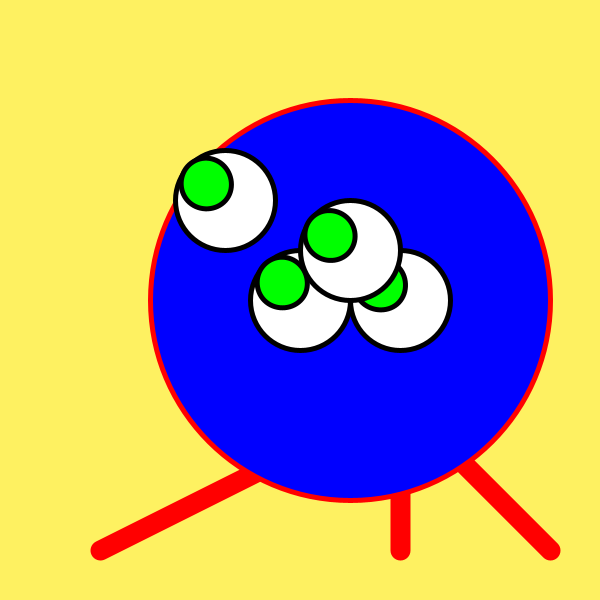
Frame 1 (no input)
Frame 60 (the mouse pressed at the canvas centre just before this capture): identical to frame 1, image omitted
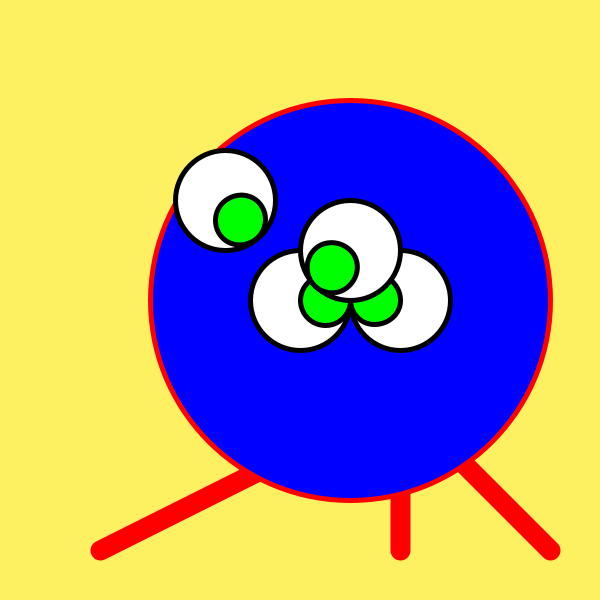
Frame 120 (the mouse held since frame 60 and released just before this capture)

The Processing sketch that drew these frames (run headless with seeded random() and noise(); from frame 60 on, the mouse is pressed at the canvas centre):

// Processing sketch: processing_4946
// ── processing_4946.pde



Eye myEye;
Eye myOtherEye;
Eye myEye2;
Eye myEye3;



void setup(){
  size(600, 600);
  smooth();
  
  myEye = new Eye(300, 300);
  myOtherEye = new Eye(400, 300);
  myEye2 = new Eye(225, 200);
  myEye3 = new Eye(350, 250);
}

void draw(){
  background(254, 241, 97);
  
  stroke(255, 0, 0);
  strokeWeight(20);
  line(400, 400, 550, 550);
  line(400, 400, 100, 550);
  line(400, 400, 400, 550);
    
  
  strokeWeight(5);
  fill(0, 0, 255);
  ellipse(350, 300, 400, 400);
  
 
  
  myEye.draw();
  myOtherEye.draw();
  myEye2.draw();
  myEye3.draw();
}


class Eye {
  float x;
  float y;
  
  Eye(float init_x, float init_y){
    x = init_x;
    y = init_y;
  }  
  
  void draw(){
    pushMatrix();
    translate(x, y);
    
    stroke(0);
    fill(255);
    ellipse(0, 0, 100, 100);
    
    
    float angle = atan2(mouseY - y, mouseX - x);
    
    rotate(angle);
    translate(25, 0);
    fill(0, 255, 0);
    ellipse(0, 0, 50, 50);
    popMatrix();
    
  }

}
